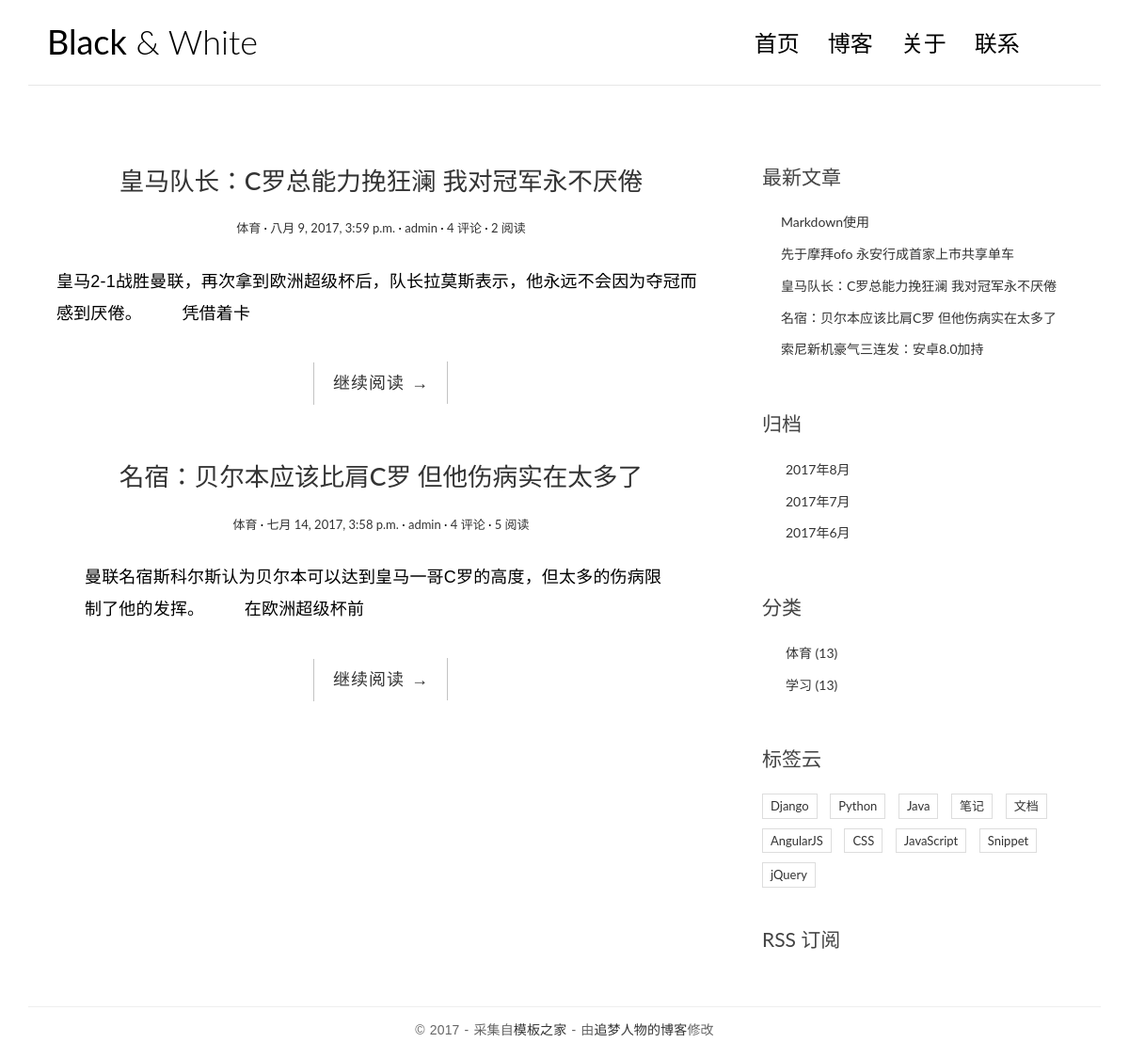
The page /category/1/ on the database as committed earlier.
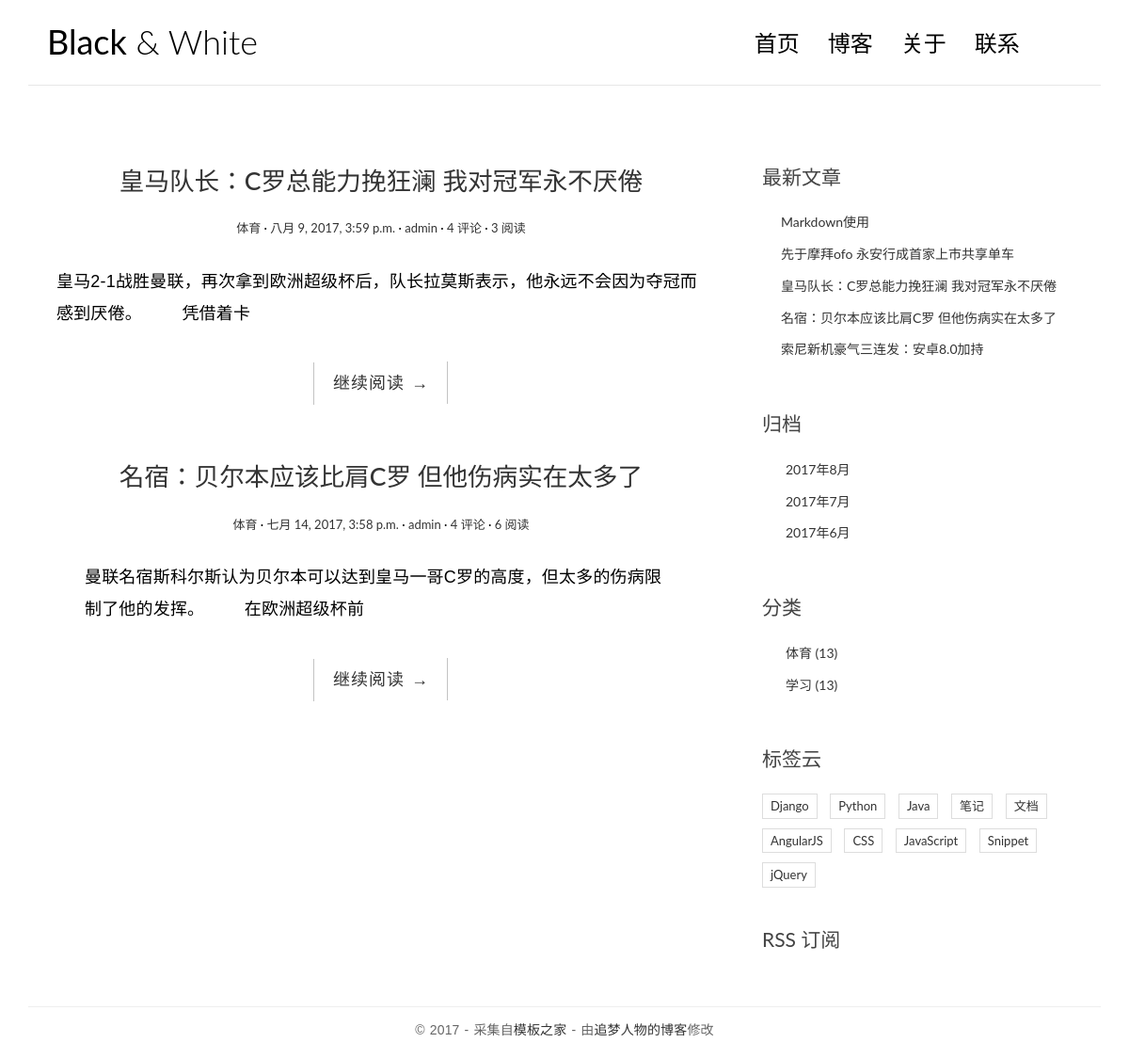
The same page on the database as committed later.
### blog/models.py (models this page shows, shortened)
@python_2_unicode_compatible
class Post(models.Model):
    title = models.CharField(max_length=70)
    body = models.TextField()
    create_time = models.DateTimeField()
    modified_time = models.DateTimeField()
    excerpt = models.CharField(max_length=200,blank=True)
    category = models.ForeignKey(Category)
    tags = models.ManyToManyField(Tag,blank=True)
    author = models.ForeignKey(User)
    views = models.PositiveIntegerField(default=0) #统计阅读数量
    def get_absolute_url(self):
        return reverse('blog:detail',kwargs={'pk':self.pk})
    class Meta:
        ordering = ['-create_time','title']

@python_2_unicode_compatible
class Category(models.Model):
    name = models.CharField(max_length=100)
    def __str__(self): # __str__显示返回的内容
        return self.name

### blog/views.py (the view)
# urls.py: url(r'^category/(?P<pk>[0-9]+)/$',views.CategoryView.as_view(),name='category'),     #分类地址页
class CategoryView(ListView):
    model = Post
    template_name = 'blog/index.html'
    context_object_name = 'post_list'
    def get_queryset(self):
        cate = get_object_or_404(Category,pk=self.kwargs.get('pk'))
        return super(CategoryView,self).get_queryset().filter(category=cate)

### blog/templatetags/blog_tags.py (called while the page is built)
@register.simple_tag
def get_recent_post(num=6):
    return Post.objects.all()[:num]

@register.simple_tag
def archives():
    return Post.objects.dates('create_time','month',order='DESC')

@register.simple_tag()
def get_categories():
    return Category.objects.all()

### templates/blog/index.html (shortened to what this page needs)
{% extends 'base.html' %}
{% block main %}
    {% for post in post_list %}
        <article class="post post-{{ post.pk }}">
        <header class="entry-header">
            <h1 class="entry-title">
                <a href="{{ post.get_absolute_url }}">{{ post.title }}</a>
            </h1>
            <div class="entry-meta">
                <span class="post-category"><a href="#">{{ post.category }}</a></span>
                <span class="post-date"><a href="#"><time class="entry-date"
                                                          datetime="{{ post.create_time }}">{{ post.create_time }}</time></a></span>
                <span class="post-author"><a href="#">{{ post.author }}</a></span>
                <span class="comments-link"><a href="#">4 评论</a></span>
                <span class="views-count"><a href="#">{{ post.views }} 阅读</a></span>
            </div>
        </header>
        <div class="entry-content clearfix">
            <p>{{ post.body | truncatechars:54 }}</p>
            <div class="read-more cl-effect-14">
                <a href="{{ post.get_absolute_url }}" class="more-link">继续阅读 <span class="meta-nav">→</span></a>
            </div>
        </div>
    {% empty %}
        <div class="no-post">暂时还未发表文章！</div>
    {% endfor %}
{% endblock main %}

### templates/base.html (shortened to what this page needs)
{% load staticfiles %}
{% load blog_tags %}
<!DOCTYPE html>
<html>
<head>
    <link rel="stylesheet" href={% static 'blog/css/bootstrap.min.css' %}>
    <link rel="stylesheet" href="http://code.ionicframework.com/ionicons/2.0.1/css/ionicons.min.css">
    <link rel="stylesheet" href={% static 'blog/css/pace.css' %}>
    <link rel="stylesheet" href={% static 'blog/css/custom.css' %}>
    <link rel="stylesheet" href={% static 'blog/css/highlights/github.css' %}>
</head>
<body>
<div class="container">
    <header id="site-header">
        <div class="row">
            <div class="col-md-4 col-sm-5 col-xs-8">
                <div class="logo">
                    <h1><a href="{% url 'blog:index' %}"><b>Black</b> &amp; White</a></h1>
                </div>
            </div>
            <div class="col-md-8 col-sm-7 col-xs-4">
                <nav class="main-nav" role="navigation">
                    <div class="collapse navbar-collapse" id="bs-example-navbar-collapse-1">
                        <ul class="nav navbar-nav navbar-right">
                            <li class="cl-effect-11"><a href="index.html" data-hover="首页">首页</a></li>
                            <li class="cl-effect-11"><a href="full-width.html" data-hover="博客">博客</a></li>
                            <li class="cl-effect-11"><a href="about.html" data-hover="关于">关于</a></li>
                            <li class="cl-effect-11"><a href="contact.html" data-hover="联系">联系</a></li>
                        </ul>
                    </div>
                </nav>
            </div>
        </div>
    </header>
</div>
<div class="content-body">
    <div class="container">
        <div class="row">
            <main class="col-md-8">
                {% block main %}
                {% endblock main %}
            </main>
            <aside class="col-md-4">
                <div class="widget widget-recent-posts">
                    <h3 class="widget-title">最新文章</h3>
                    {% get_recent_post as recent_post_list %}
                    <ul>
                        {% for post in recent_post_list %}
                        <li>
                            <a href="{{ post.get_absolute_url }}">{{ post.title }}</a>
                        </li>
                        {% empty %}
                            暂无文章！
                        {% endfor %}
                    </ul>
                </div>
                <div class="widget widget-archives">
                    <h3 class="widget-title">归档</h3>
                    {% archives as date_list %}
                    <ul>
                        {% for date in date_list %}
                        <li>
                            <a href="{% url 'blog:archives' date.year date.month%}">
                                {{ date.year }}年{{ date.month }}月</a>
                        </li>
                        {% empty %}
                            暂无内容！
                        {% endfor %}
                    </ul>
                </div>
                <div class="widget widget-category">
                    <h3 class="widget-title">分类</h3>
                    {% get_categories as category_list %}
                    <ul>
                        {% for category in category_list %}
                        <li>
                            <a href="{% url 'blog:category'  category.pk %}">{{ category.name }} <span class="post-count">(13)</span></a>
                        </li>
                        {% empty %}
                            暂无内容！
                        {% endfor %}
                    </ul>
                </div>
                <div class="widget widget-tag-cloud">
                    <h3 class="widget-title">标签云</h3>
                    <ul>
                        <li>
                            <a href="#">Django</a>
                        </li>
                        <li>
                            <a href="#">Python</a>
                        </li>
                        <li>
                            <a href="#">Java</a>
                        </li>
                        <li>
                            <a href="#">笔记</a>
                        </li>
                        <li>
                            <a href="#">文档</a>
                        </li>
                        <li>
                            <a href="#">AngularJS</a>
                        </li>
                        <li>
                            <a href="#">CSS</a>
                        </li>
                        <li>
                            <a href="#">JavaScript</a>
                        </li>
                        <li>
                            <a href="#">Snippet</a>
                        </li>
                        <li>
                            <a href="#">jQuery</a>
                        </li>
                    </ul>
                </div>
                <div class="rss">
                    <a href=""> RSS 订阅</a>
                </div>
            </aside>
        </div>
    </div>
</div>
<footer id="site-footer">
    <div class="container">
        <div class="row">
            <div class="col-md-12">
                <p class="copyright">&copy 2017 - 采集自<a href="http://www.cssmoban.com/"
                                                        target="_blank" title="模板之家">模板之家</a>
                    - 由<a href="http://zmrenwu.com/" title="网页模板" target="_blank">追梦人物的博客</a>修改
                </p>
            </div>
        </div>
    </div>
</footer>
</body>
</html>

### blog/static/blog/css/custom.css (style rules this page uses)
* { outline: none; }
h1, h2, h3, h4, h5, h6 { margin-top: 0; }
b { font-weight: 400; }
a { color: #333; }
body { color: #444; font-family: 'Lato', sans-serif; }
p { font-family: 'Ubuntu', sans-serif; font-weight: 400; word-spacing: 1px; letter-spacing: 0.01em; }
#site-header { background-color: #FFF; padding: 25px 20px; margin-bottom: 40px; border-bottom: 1px solid #e7e7e7; }
.logo h1 a { color: #000; }
.logo h1 { margin: 0; font-family: 'Lato', sans-serif; font-weight: 300; }
.main-nav { margin-top: 11px; max-width: 95%; }
.main-nav a { color: #000000 !important; padding: 0 0 5px 0 !important; margin-right: 30px; font-family: 'Lato', sans-serif; font-weight: 300; font-size: 24px; }
.cl-effect-11 a { padding: 10px 0; color: #0972b4; text-shadow: none; }
.cl-effect-11 a::before { position: absolute; top: 0; left: 0; overflow: hidden; padding: 0 0 5px 0 !important; max-width: 0; border-bottom: 1px solid #000; color: #000; content: attr(data-hover); white-space: nowrap; -webkit-transition: max-width 0.5s; -moz-transition: max-width 0.5s; transition: max-width 0.5s; }
.content-body { padding-bottom: 4em; }
.post { background: #fff; padding: 30px 30px 0; }
.entry-title { text-align: center; font-size: 1.9em; margin-bottom: 20px; line-height: 1.6; padding: 10px 20px 0; }
.entry-meta { text-align: center; color: #DDDDDD; font-size: 13px; margin-bottom: 30px; }
.entry-content { font-size: 18px; line-height: 1.9; font-weight: 300; color: #000; }
.post-category::after, .post-date::after, .post-author::after, .comments-link::after { content: ' ·'; color: #000; }
.read-more { font-family: 'Ubuntu', sans-serif; font-weight: 400; word-spacing: 1px; letter-spacing: 0.01em; text-align: center; margin-top: 20px; }
.cl-effect-14 a { padding: 0 20px; height: 45px; line-height: 45px; position: relative; display: inline-block; margin: 15px 25px; letter-spacing: 1px; font-weight: 400; text-shadow: 0 0 1px rgba(255, 255, 255, 0.3); }
.cl-effect-14 a::before, .cl-effect-14 a::after { position: absolute; width: 45px; height: 1px; background: #C3C3C3; content: ''; -webkit-transition: all 0.3s; -moz-transition: all 0.3s; transition: all 0.3s; pointer-events: none; }
.cl-effect-14 a::before { top: 0; left: 0; -webkit-transform: rotate(90deg); -moz-transform: rotate(90deg); transform: rotate(90deg); -webkit-transform-origin: 0 0; -moz-transform-origin: 0 0; transform-origin: 0 0; }
.cl-effect-14 a::after { right: 0; bottom: 0; -webkit-transform: rotate(90deg); -moz-transform: rotate(90deg); transform: rotate(90deg); -webkit-transform-origin: 100% 0; -moz-transform-origin: 100% 0; transform-origin: 100% 0; }
.widget { background: #fff; padding: 30px 0 0; }
.widget-title { font-size: 1.5em; margin-bottom: 20px; line-height: 1.6; padding: 10px 0 0; font-weight: 400; }
.widget-recent-posts ul { padding: 0; margin: 0; padding-left: 20px; }
.widget-recent-posts ul li { list-style-type: none; position: relative; line-height: 170%; margin-bottom: 10px; }
.widget-recent-posts ul li::before { content: '\f3d3'; font-family: "Ionicons"; position: absolute; left: -17px; top: 3px; font-size: 16px; color: #000; }
.widget-archives ul { padding: 0; margin: 0; padding-left: 25px; }
.widget-archives ul li { list-style-type: none; position: relative; line-height: 170%; margin-bottom: 10px; }
.widget-archives ul li::before { content: '\f3f3'; font-family: "Ionicons"; position: absolute; left: -25px; top: 1px; font-size: 16px; color: #000; }
.widget-category ul { padding: 0; margin: 0; padding-left: 25px; }
.widget-category ul li { list-style-type: none; position: relative; line-height: 170%; margin-bottom: 10px; }
.widget-category ul li::before { content: '\f3fe'; font-family: "Ionicons"; position: absolute; left: -25px; top: 1px; font-size: 18px; color: #000; }
.widget-tag-cloud ul { padding: 0; margin: 0; margin-right: -10px; }
.widget-tag-cloud ul li { list-style-type: none; font-size: 13px; display: inline-block; margin-right: 10px; margin-bottom: 10px; padding: 3px 8px; border: 1px solid #ddd; }
.rss { font-size: 21px; margin-top: 30px; }
.rss a { color: #444; }
#site-footer { padding-top: 10px; padding: 0 0 1.5em 0; }
.copyright { text-align: center; padding-top: 1em; margin: 0; border-top: 1px solid #eee; color: #666; }

Rows that differ between the two databases and show on the page:
changed Post "皇马队长：C罗总能力挽狂澜 我对冠军永不厌倦": views "2" → "3"
changed Post "名宿：贝尔本应该比肩C罗 但他伤病实在太多了": views "5" → "6"
